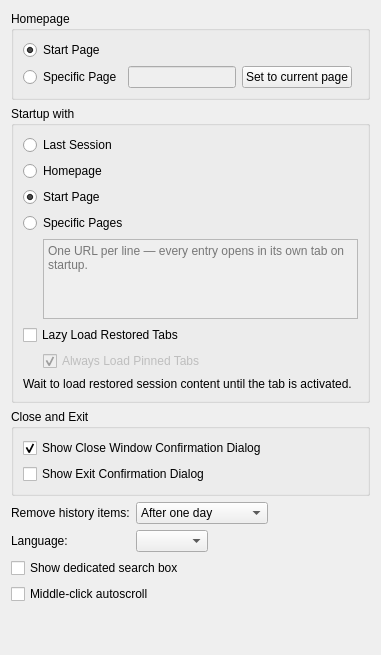
     <widget class="QWidget" name="tab">
      <layout class="QGridLayout" name="gridLayout_4">
       <item row="0" column="0" colspan="3">
        <widget class="QGroupBox" name="homepageGroupBox">
         <property name="title">
          <string>Homepage</string>
         </property>
         <layout class="QGridLayout" name="homepageLayout" columnstretch="0,0,0,1">
          <item row="0" column="0" colspan="4">
           <widget class="QRadioButton" name="homeStartPageRadio">
            <property name="toolTip">
             <string>The Home button and homepage startup open the built-in Arora start page.</string>
            </property>
            <property name="text">
             <string>Start Page</string>
            </property>
            <property name="checked">
             <bool>true</bool>
            </property>
           </widget>
          </item>
          <item row="1" column="0">
           <widget class="QRadioButton" name="homeSpecificPageRadio">
            <property name="text">
             <string>Specific Page</string>
            </property>
           </widget>
          </item>
          <item row="1" column="1">
           <widget class="QLineEdit" name="homeLineEdit">
            <property name="enabled">
             <bool>false</bool>
            </property>
            <property name="maximumSize">
             <size>
              <width>480</width>
              <height>16777215</height>
             </size>
            </property>
            <property name="layoutDirection">
             <enum>Qt::LeftToRight</enum>
            </property>
            <property name="accessibleName">
             <string>Specific home page URL</string>
            </property>
           </widget>
          </item>
          <item row="1" column="2">
           <widget class="QPushButton" name="setHomeToCurrentPageButton">
            <property name="sizePolicy">
             <sizepolicy hsizetype="Maximum" vsizetype="Fixed">
              <horstretch>0</horstretch>
              <verstretch>0</verstretch>
             </sizepolicy>
            </property>
            <property name="text">
             <string>Set to current page</string>
            </property>
           </widget>
          </item>
         </layout>
        </widget>
       </item>
       <item row="1" column="0" colspan="3">
        <widget class="QGroupBox" name="startupGroupBox">
         <property name="title">
          <string>Startup with</string>
         </property>
         <layout class="QVBoxLayout" name="startupGroupLayout">
          <item>
           <widget class="QRadioButton" name="startupLastSessionRadio">
            <property name="toolTip">
             <string>Restore the windows and tabs that were open when Arora last closed.</string>
            </property>
            <property name="text">
             <string>Last Session</string>
            </property>
           </widget>
          </item>
          <item>
           <widget class="QRadioButton" name="startupHomepageRadio">
            <property name="toolTip">
             <string>Open the homepage picked above.</string>
            </property>
            <property name="text">
             <string>Homepage</string>
            </property>
           </widget>
          </item>
          <item>
           <widget class="QRadioButton" name="startupStartPageRadio">
            <property name="toolTip">
             <string>Open the built-in Arora start page.</string>
            </property>
            <property name="text">
             <string>Start Page</string>
            </property>
            <property name="checked">
             <bool>true</bool>
            </property>
           </widget>
          </item>
          <item>
           <widget class="QRadioButton" name="startupSpecificPagesRadio">
            <property name="toolTip">
             <string>Open every URL in the list below, each in its own tab.</string>
            </property>
            <property name="text">
             <string>Specific Pages</string>
            </property>
           </widget>
          </item>
          <item>
           <layout class="QHBoxLayout" name="startupPagesLayout">
            <item>
             <spacer name="startupPagesIndent">
              <property name="orientation">
               <enum>Qt::Horizontal</enum>
              </property>
              <property name="sizeType">
               <enum>QSizePolicy::Fixed</enum>
              </property>
              <property name="sizeHint" stdset="0">
               <size>
                <width>20</width>
                <height>20</height>
               </size>
              </property>
             </spacer>
            </item>
            <item>
             <widget class="QPlainTextEdit" name="startupPagesEdit">
              <property name="enabled">
               <bool>false</bool>
              </property>
              <property name="maximumSize">
               <size>
                <width>16777215</width>
                <height>80</height>
               </size>
              </property>
              <property name="placeholderText">
               <string>One URL per line — every entry opens in its own tab on startup.</string>
              </property>
              <property name="accessibleName">
               <string>Startup pages, one URL per line</string>
              </property>
             </widget>
            </item>
           </layout>
          </item>
          <!-- PREF05/PREF06: the lazy-restore rows live here under the
               startup radios (moved off the Performance page — one
               home per setting; the keys stay performance/*). -->
          <item>
           <widget class="QCheckBox" name="lazyRestoreTabs">
            <property name="toolTip">
             <string>Wait to load restored session content until the tab is activated.</string>
            </property>
            <property name="text">
             <string>Lazy Load Restored Tabs</string>
            </property>
           </widget>
          </item>
          <item>
           <layout class="QHBoxLayout" name="alwaysLoadPinnedTabsLayout">
            <item>
             <spacer name="alwaysLoadPinnedTabsIndent">
              <property name="orientation">
               <enum>Qt::Horizontal</enum>
              </property>
              <property name="sizeType">
               <enum>QSizePolicy::Fixed</enum>
              </property>
              <property name="sizeHint" stdset="0">
               <size>
                <width>20</width>
                <height>20</height>
               </size>
              </property>
             </spacer>
            </item>
            <item>
             <widget class="QCheckBox" name="alwaysLoadPinnedTabs">
              <property name="enabled">
               <bool>false</bool>
              </property>
              <property name="toolTip">
               <string>Pinned restored tabs load right away instead of waiting for activation.</string>
              </property>
              <property name="text">
               <string>Always Load Pinned Tabs</string>
              </property>
              <property name="checked">
               <bool>true</bool>
              </property>
             </widget>
            </item>
           </layout>
          </item>
          <item>
           <widget class="QLabel" name="lazyRestoreNote">
            <property name="text">
             <string>Wait to load restored session content until the tab is activated.</string>
            </property>
            <property name="wordWrap">
             <bool>true</bool>
            </property>
           </widget>
          </item>
         </layout>
        </widget>
       </item>
       <item row="2" column="0" colspan="3">
        <widget class="QGroupBox" name="closeExitGroupBox">
         <property name="title">
          <string>Close and Exit</string>
         </property>
         <layout class="QVBoxLayout" name="closeExitLayout">
          <item>
           <widget class="QCheckBox" name="confirmClosingMultipleTabs">
            <property name="toolTip">
             <string>Ask before closing a window that still has multiple tabs open.</string>
            </property>
            <property name="text">
             <string>Show Close Window Confirmation Dialog</string>
            </property>
            <property name="checked">
             <bool>true</bool>
            </property>
           </widget>
          </item>
          <item>
           <widget class="QCheckBox" name="confirmExitCheck">
            <property name="toolTip">
             <string>Ask before quitting Arora — from the Arora menu's Quit entry or when the last window closes.</string>
            </property>
            <property name="text">
             <string>Show Exit Confirmation Dialog</string>
            </property>
           </widget>
          </item>
         </layout>
        </widget>
       </item>
       <item row="3" column="0">
        <widget class="QLabel" name="label_4">
         <property name="text">
          <string>Remove history items:</string>
         </property>
         <property name="alignment">
          <set>Qt::AlignLeft|Qt::AlignVCenter</set>
         </property>
         <property name="buddy">
          <cstring>expireHistory</cstring>
         </property>
        </widget>
       </item>
       <item row="3" column="1">
        <widget class="QComboBox" name="expireHistory">
         <property name="sizePolicy">
          <sizepolicy hsizetype="Maximum" vsizetype="Fixed">
           <horstretch>0</horstretch>
           <verstretch>0</verstretch>
          </sizepolicy>
         </property>
         <item>
          <property name="text">
           <string>After one day</string>
          </property>
         </item>
         <item>
          <property name="text">
           <string>After one week</string>
          </property>
         </item>
         <item>
          <property name="text">
           <string>After two weeks</string>
          </property>
         </item>
         <item>
          <property name="text">
           <string>After one month</string>
          </property>
         </item>
         <item>
          <property name="text">
           <string>After one year</string>
          </property>
         </item>
         <item>
          <property name="text">
           <string>Manually</string>
          </property>
         </item>
         <item>
          <property name="text">
           <string>On application exit</string>
          </property>
         </item>
        </widget>
       </item>
       <item row="4" column="0">
        <widget class="QLabel" name="languageLabel">
         <property name="text">
          <string>Language:</string>
         </property>
         <property name="alignment">
          <set>Qt::AlignLeft|Qt::AlignVCenter</set>
         </property>
         <property name="buddy">
          <cstring>languageCombo</cstring>
         </property>
        </widget>
       </item>
       <item row="4" column="1" colspan="2">
        <widget class="QComboBox" name="languageCombo">
         <property name="sizePolicy">
          <sizepolicy hsizetype="Maximum" vsizetype="Fixed">
           <horstretch>0</horstretch>
           <verstretch>0</verstretch>
          </sizepolicy>
         </property>
         <property name="accessibleName">
          <string>Application language</string>
         </property>
        </widget>
       </item>
       <item row="5" column="0" colspan="3">
        <widget class="QCheckBox" name="showSearchBox">
         <property name="toolTip">
          <string>Show a dedicated search box next to the location bar. When hidden, searches go through the location bar.</string>
         </property>
         <property name="text">
          <string>Show dedicated search box</string>
         </property>
        </widget>
       </item>
       <item row="7" column="0" colspan="3">
        <widget class="QCheckBox" name="middleClickAutoscroll">
         <property name="toolTip">
          <string>Press the middle mouse button on empty page content and move the pointer to scroll. Middle-clicking a link still opens it in a new tab. Takes effect after a restart.</string>
         </property>
         <property name="text">
          <string>Middle-click autoscroll</string>
         </property>
        </widget>
       </item>
       <item row="8" column="0" colspan="3">
        <spacer name="generalVerticalSpacer">
         <property name="orientation">
          <enum>Qt::Vertical</enum>
         </property>
         <property name="sizeHint" stdset="0">
          <size>
           <width>20</width>
           <height>40</height>
          </size>
         </property>
        </spacer>
       </item>
      </layout>
     </widget>
